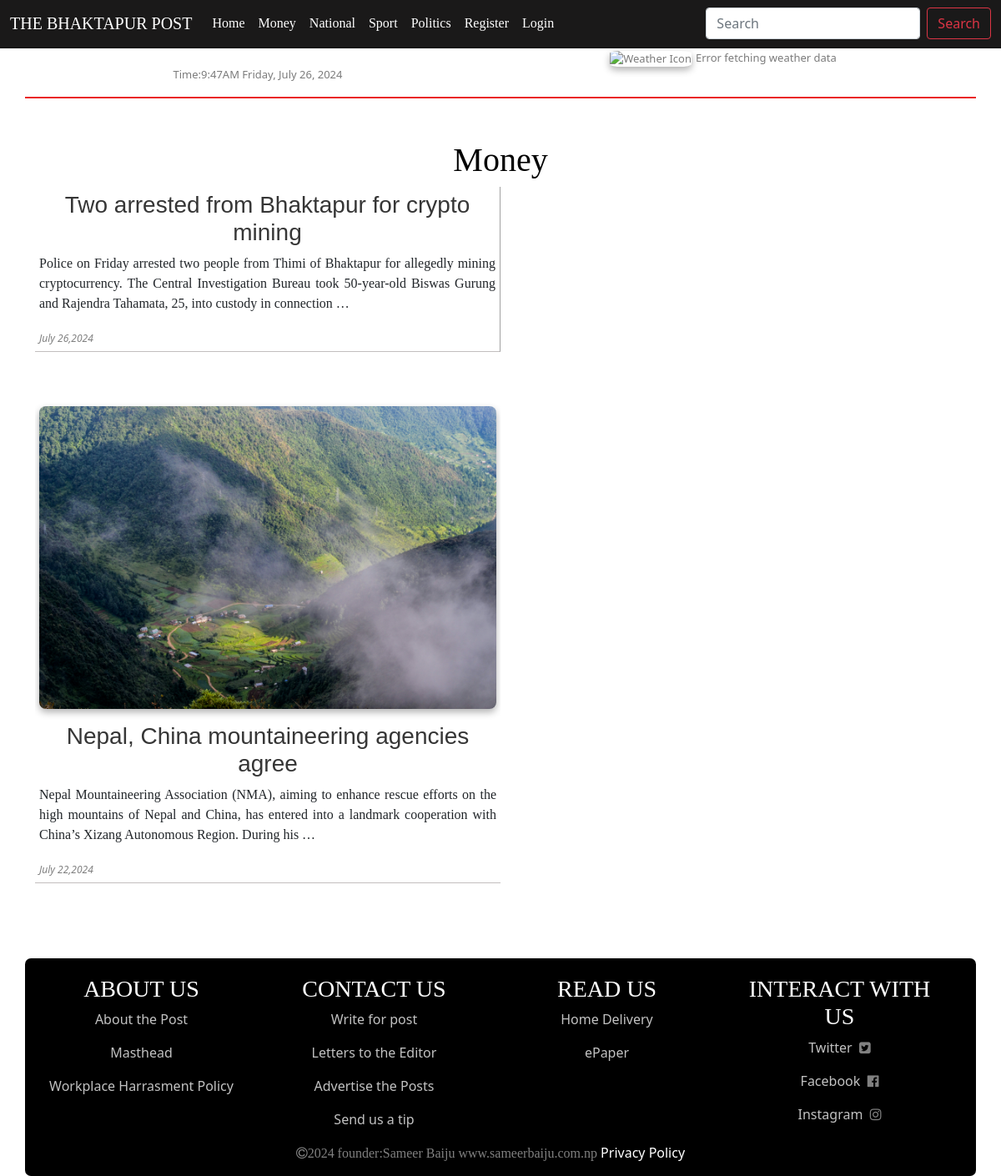
The page /money/ on the database its author committed.
### news/models.py (models this page shows, shortened)
class Article(models.Model):
    title = models.CharField(max_length=200)
    content = models.TextField()
    news_slug=AutoSlugField(populate_from='title',default=None,null=True,unique=True)
    category = models.ForeignKey(Category, on_delete=models.CASCADE)
    pub_date = models.DateTimeField('date published')
    img=models.ImageField(upload_to='news_images/', null=True,blank=True)

### news/views.py (the view)
# urls.py: path('money/',views.money,name="money"),
def money(request):
    news={}
    try:
        money_category=Category.objects.get(name="money")
        data=Article.objects.filter(category=money_category).order_by('-pub_date')
        news={'news_data':data}
    except (Exception) as e:
        print("error")
    return render(request,'money.html',news)

### template/money.html
{% include 'navbar.html' %}<html>
    <body>
        <h1  class="category-h1" style="text-align: center;">Money</h1>
        <div class="container ">
            <div class="rows">
                {% for i in news_data%}
                <div class="col-md-6 col column">
                    {% if i.img %}
                    <a href="/money/{{i.news_slug}}"> <img src="{{i.img.url}}" /></a>
                    {% endif %}
                    <a href="/money/{{i.news_slug}}"><h3 class="justify-text">{{i.title}}</h3></a>
                    <p class="justify-text">{{i.content | truncatewords:30 }}</p>
                    <i>{{i.pub_date|date:"F j,Y"}}</i>
                </div>
                {% endfor %}
            </div>
        </div>
        {% include 'footer.html'%}
    </body>
</html>

### static/style.css (style rules this page uses)
* { margin: 0px; box-sizing: border-box; }
.column { margin-bottom: 50px ; border-right: 1px solid rgb(162, 162, 162); overflow: auto; border-bottom: 1px solid rgb(194, 190, 190); padding: 5px; }
.column a { text-decoration: none; color: rgb(54, 54, 54); }
.column:last-child { border-right: none; }
h3.justify-text { text-align:center; }
.column h3 { font-family:'Trebuchet MS', 'Lucida Sans Unicode', 'Lucida Grande', 'Lucida Sans', Arial, sans-serif; }
.column i { color: gray; font-size: 12px; }
.category-h1 { font-family:Cambria, Cochin, Georgia, Times, 'Times New Roman', serif; color: rgb(0, 0, 0); }
p.justify-text { text-align: justify; font-family: Georgia, 'Times New Roman', Times, serif; }
.container { flex: 1; display: flex; align-items: center; }
.column img { width: 100%; height: auto; object-fit: cover; border-radius: 8px; box-shadow: 0 4px 8px rgba(0, 0, 0, 0.303); margin-bottom: 1rem; margin-top: 10px; transform: scale(1) }

### rows shown on the page
Article: title "Two arrested from Bhaktapur for crypto mining", content "Police on Friday arrested two people from Thimi of Bhaktapur for allegedly mining cryptocurrency. The Central Investigation Bureau took 50-year-old Biswas Gurung and Rajendra Tahamata, 25, into custody in connection …", pub_date "July 26,2024"
Article: img (picture), title "Nepal, China mountaineering agencies agree", content "Nepal Mountaineering Association (NMA), aiming to enhance rescue efforts on the high mountains of Nepal and China, has entered into a landmark cooperation with China’s Xizang Autonomous Region. During his …", pub_date "July 22,2024"
